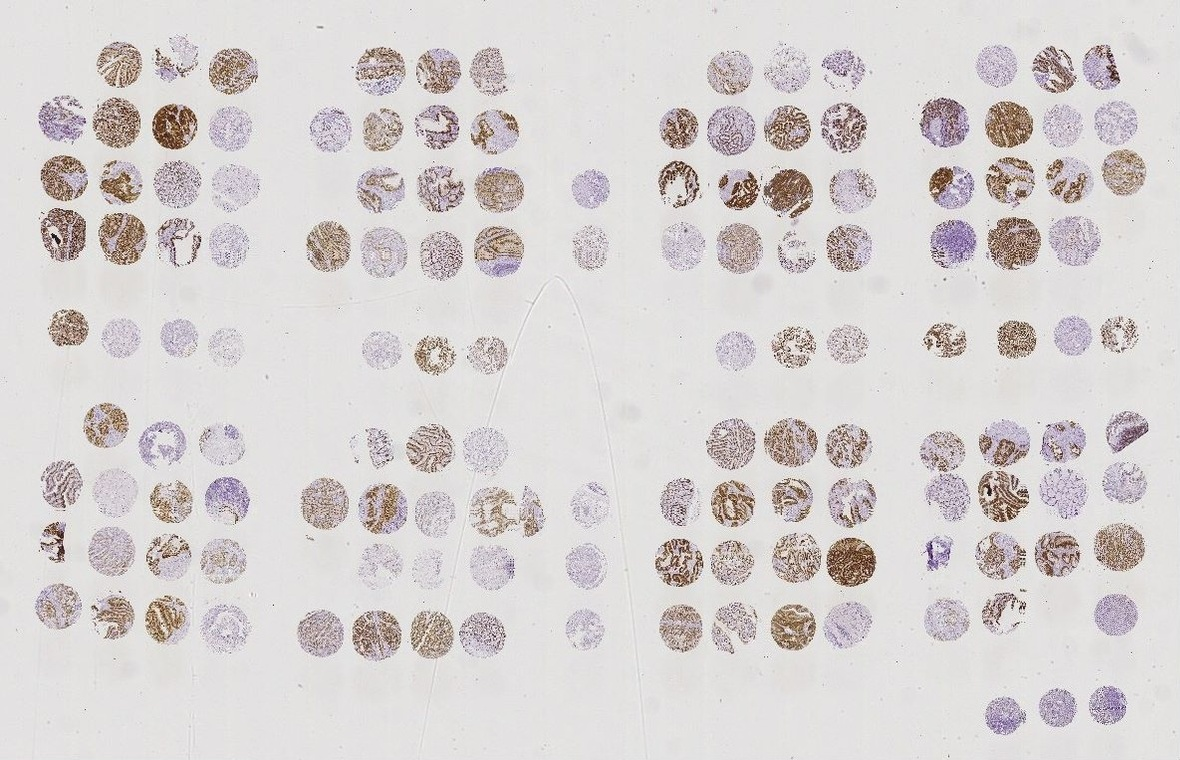
#> input picture img1.jpeg, 1180 x 760 px
$ python -i core_splitting_lib.py   (imports and definitions only)   (Python 2 division)
#> lines starting #> are read from the running program, lines starting #| are printed output that depends on the picture; after the words box and inside, x2 and y2 are one past the last pixel; in counts of white or black regions, pixels touching at a corner belong together
#> further down, picture is the input picture: shape (760, 1180, 3); mean B, G, R 210.1, 210.5, 215.2
# import the necessary packages
import numpy as np
import cv2
from scipy.ndimage import morphology, measurements
import StepMiner

DITHER_THRES = 200
MIN_INTENSITY = 0
MAX_INTENSITY = 255
NOISE_TORL_RATIO = 0.01 # noise torlerance ratio: maximum proportion of the pixels in the splitting line that are noise (noises that was failed to be dithered out)
NOISE_TORL = MAX_INTENSITY*NOISE_TORL_RATIO
MIN_TO_TPC = 0.5 # the minimum ratio of an obj to the "typical" in an objectList
MAX_TO_TPC = 1.5 # the maximum ratio of an obj to the "typical"

# [8 lines left out: function extract_cores, not called in this run]

def imfill(im_in):
    im_floodfill = im_in.copy()

    # Mask used to flood filling.
    # Notice the size needs to be 2 pixels than the image.
    h, w = im_in.shape[:2]
    mask = np.zeros((h+2, w+2), np.uint8)

    # Floodfill from point (0, 0)
    cv2.floodFill(im_floodfill, mask, (0,0), 255);

    # Invert floodfilled image
    im_floodfill_inv = cv2.bitwise_not(im_floodfill)

    # Combine the two images to get the foreground.
    im_out = im_in | im_floodfill_inv
    return im_out

def preprocess(img):
    # standardize color channels
    max0 = np.max(img[:,:,0])
#> max0 = 255
    max1 = np.max(img[:,:,1])
#> max1 = 255
    max2 = np.max(img[:,:,2])
#> max2 = 255
    min0 = np.min(img[:,:,0])
#> min0 = 0
    min1 = np.min(img[:,:,1])
#> min1 = 0
    min2 = np.min(img[:,:,2])
#> min2 = 7
    img[:,:,0] = np.uint8(255./(max0 - min0) * (img[:,:,0] - min0))
    img[:,:,1] = np.uint8(255./(max1 - min1) * (img[:,:,1] - min1))
    img[:,:,2] = np.uint8(255./(max2 - min2) * (img[:,:,2] - min2))

    # blur to remove noise
    blur = cv2.bilateralFilter(img,3,75,75)

    # convert to grayscale
    gray = cv2.cvtColor(blur, cv2.COLOR_BGR2GRAY)
    dither = cv2.adaptiveThreshold(gray,255,cv2.ADAPTIVE_THRESH_GAUSSIAN_C,\
            cv2.THRESH_BINARY,11,2)
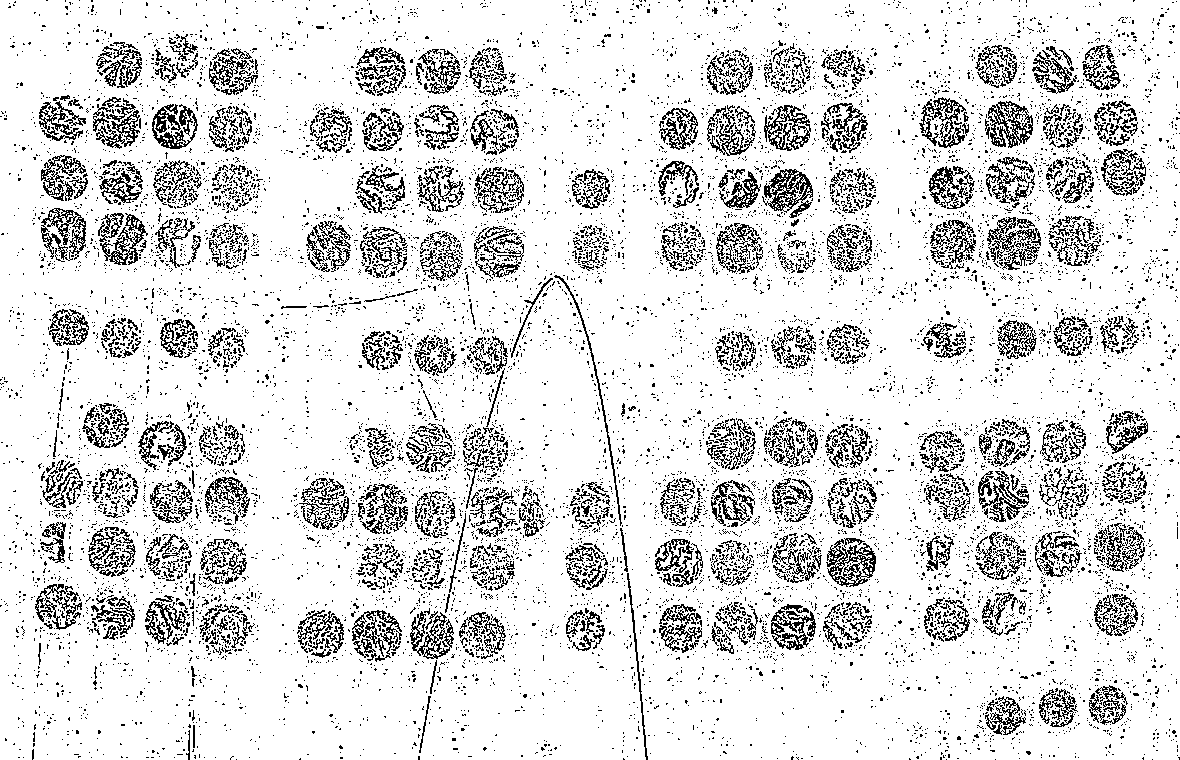
#> dither: shape (760, 1180); 86% white; black in thin lines or dots
    #dither = naive_dithering(gray)
    im_close = morphology.binary_closing(dither==0, np.ones((2,2)),iterations=2)
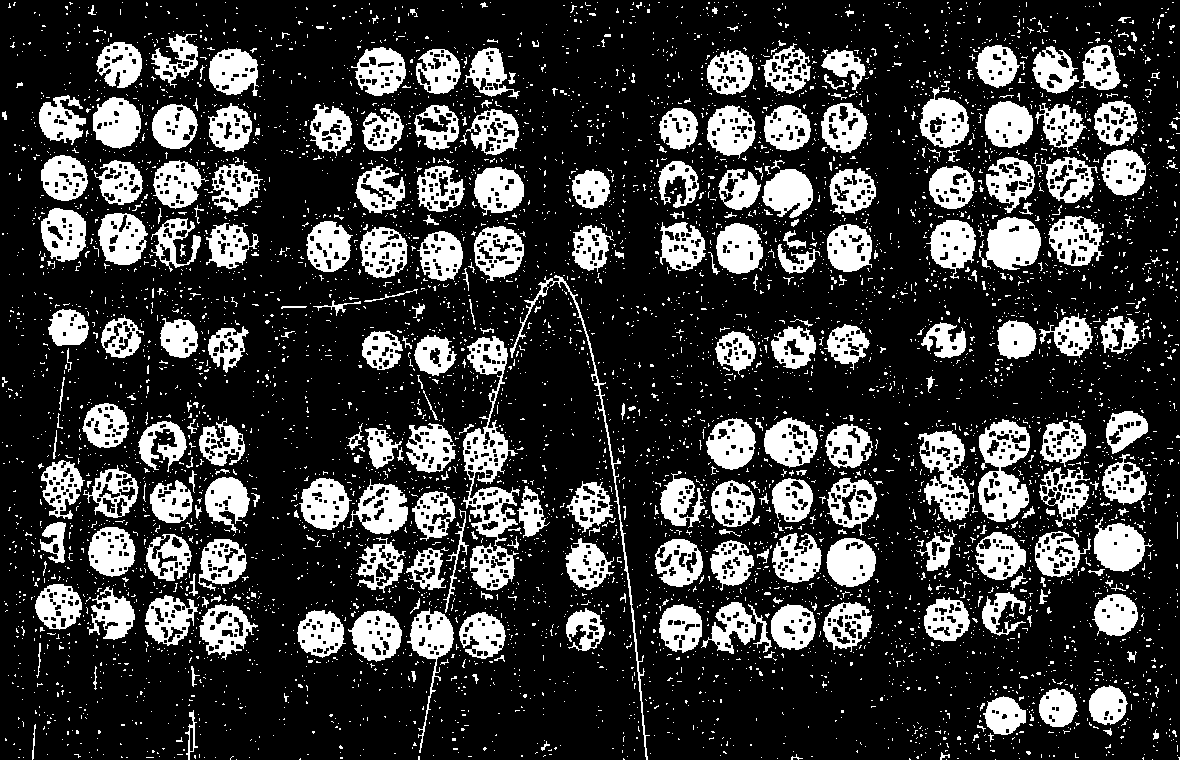
#> im_close: shape (760, 1180) bool; 23.3% white; 6056 white regions (5735 under 20 px), largest, box (x1, y1, x2, y2) and area: (463, 336, 520, 591) 5282, (978, 419, 1030, 522) 3131, (918, 430, 974, 522) 2439

    im_fill = imfill(np.uint8(im_close))
#> in imfill, `cv2.floodFill(im_floodfill, mask, (0,0), 255);`:
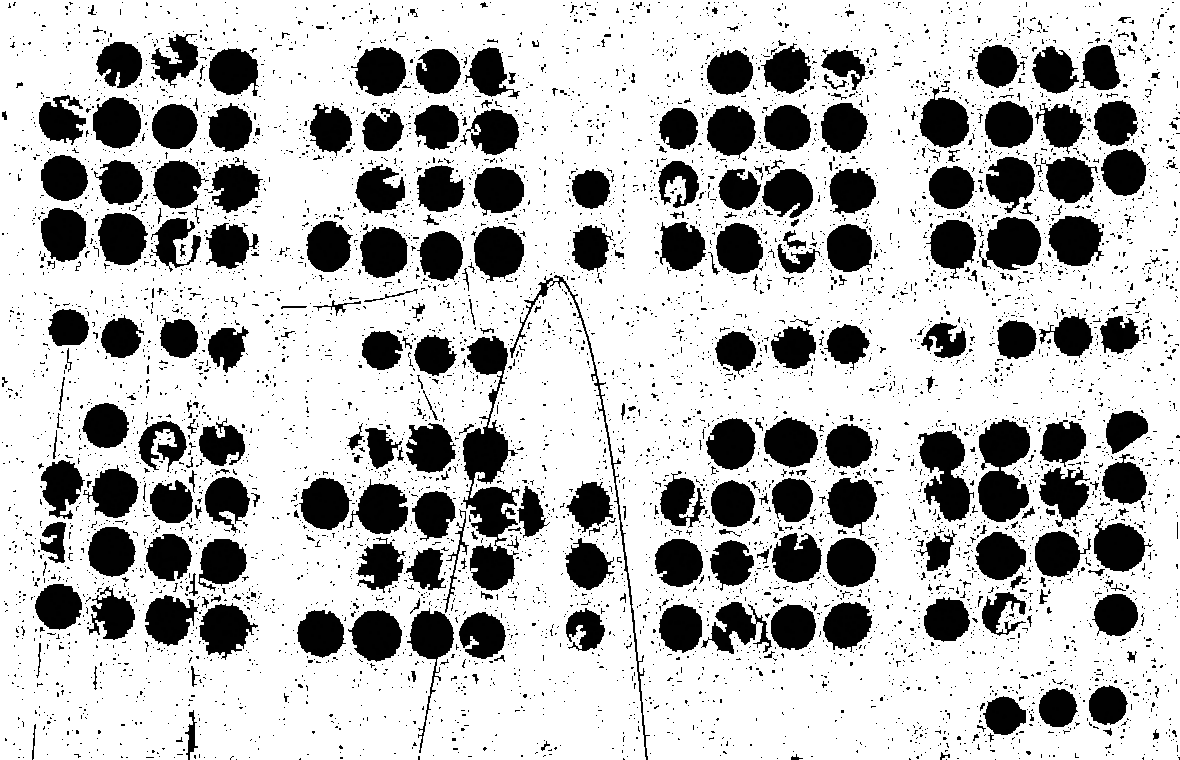
#> im_floodfill: shape (760, 1180); min 0, max 255, mean 186.4
#> in imfill, `im_floodfill_inv = cv2.bitwise_not(im_floodfill)`:
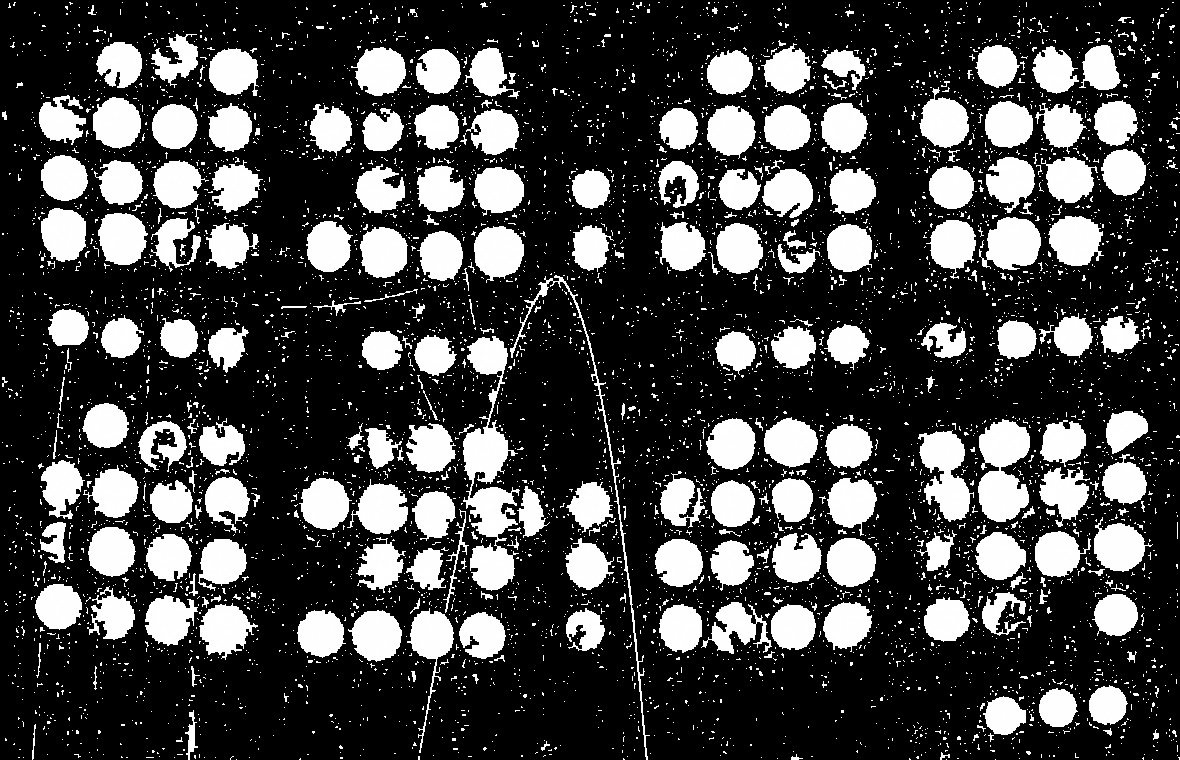
#> im_floodfill_inv: shape (760, 1180); min 0, max 255, mean 68.6
#> in imfill, `im_out = im_in | im_floodfill_inv`: im_out: shape (760, 1180); 27% white; 6052 white regions (5731 under 20 px), largest, box (x1, y1, x2, y2) and area: (463, 336, 520, 591) 6644, (978, 419, 1030, 522) 3802, (918, 430, 974, 522) 2954
    return im_fill

# [4 lines left out: function postprocess, not called in this run]

def step_miner_thres(data):
    fit_result = StepMiner.fitStepSimple(data)
    return fit_result[6]

# [232 lines left out: functions stepminer_dithering, naive_dithering, component_labeling, otsu_dithering, is_split_line_of, find_split_lines and 4 more, not called in this run]

def obj_area(obj):
    return abs((obj[3]-obj[2])*(obj[1]-obj[0]))

def obj_width(obj):
    return abs((obj[1]-obj[0]))

def obj_height(obj):
    return abs((obj[3]-obj[2]))

# [59 lines left out: functions remove_tiny_objs, get_giant_objs, split_giant_objs, not called in this run]

def is_overlapped(obj1,obj2):
    return ( (obj1[1]-obj2[0])*(obj2[1]-obj1[0]) >= 0 and
             (obj1[3]-obj2[2])*(obj2[3]-obj1[2]) >= 0 )

# [48 lines left out: functions merge_objList_N_giantSplitted, handle_giant, remove_outliers, classify_by_size, not called in this run]

def find_centers(objList):
    return [[(obj[1]+obj[0])/2,(obj[3]+obj[2])/2] for obj in objList]

# [251 lines left out: functions clusterInOneDim, group2rowNsort, group2colNsort, adjacent_exchange, column_alignment, infer_missing_idx and 6 more, not called in this run]

>>> import cv2
>>> picture = cv2.imread('img1.jpeg')
>>> result = preprocess(picture)

$ run again, on img2.jpeg
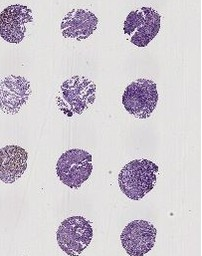
#> input picture img2.jpeg, 202 x 256 px
#> picture is the input picture: shape (256, 202, 3); mean B, G, R 208.8, 200.8, 207
#> max0 = 255
#> min0 = 18
#> min1 = 0
#> min2 = 7
#> in preprocess, `dither = cv2.adaptiveThreshold(gray,255,cv2.ADAPTIVE_THRESH_GAUSSIAN_C..`:
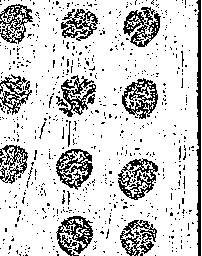
#> dither: shape (256, 202); 81.7% white; black in thin lines or dots
#> im_close: shape (256, 202) bool; 26.9% white; 423 white regions (392 under 20 px), largest, box (x1, y1, x2, y2) and area: (118, 158, 158, 200) 1157, (122, 78, 158, 119) 1071, (56, 149, 93, 190) 1068
#> in imfill, `im_out = im_in | im_floodfill_inv`:
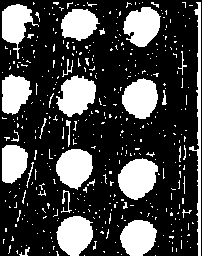
#> im_out: shape (256, 202); 27.5% white; 423 white regions (392 under 20 px), largest, box (x1, y1, x2, y2) and area: (118, 158, 158, 200) 1202, (56, 75, 96, 117) 1113, (56, 216, 93, 256) 1099

$ run again, on img4.jpeg
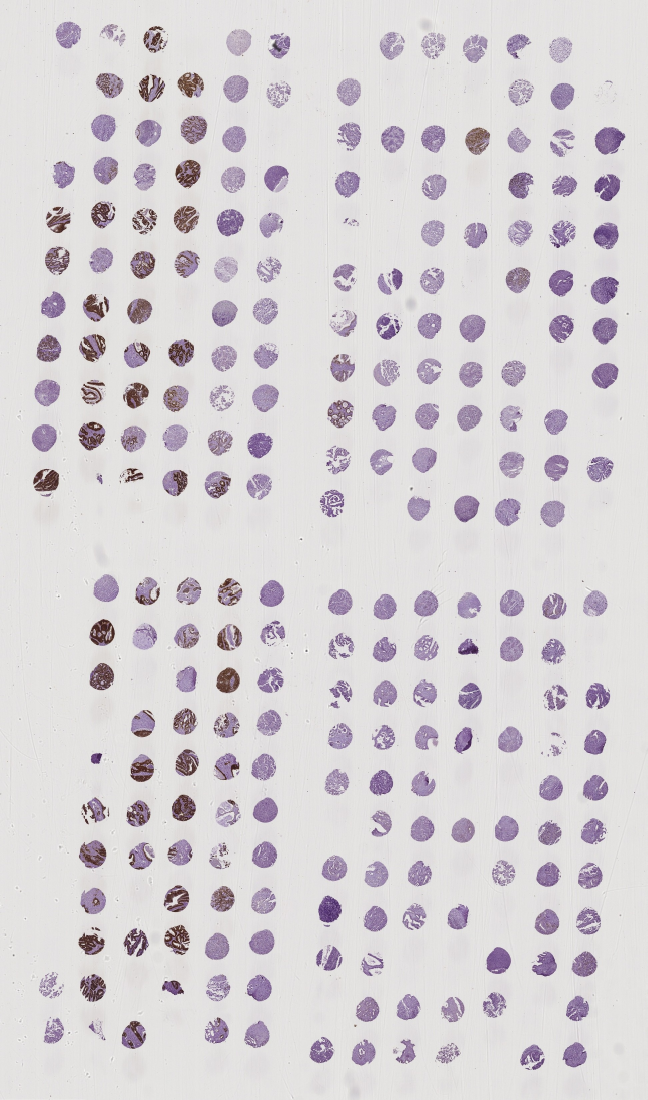
#> input picture img4.jpeg, 1942 x 3300 px (shown at 1/3 size)
#> picture is the input picture: shape (3300, 1942, 3); mean B, G, R 213.6, 210.2, 214.7
#> max0 = 255
#> min0 = 1
#> min1 = 0
#> min2 = 14
#> in preprocess, `dither = cv2.adaptiveThreshold(gray,255,cv2.ADAPTIVE_THRESH_GAUSSIAN_C..`:
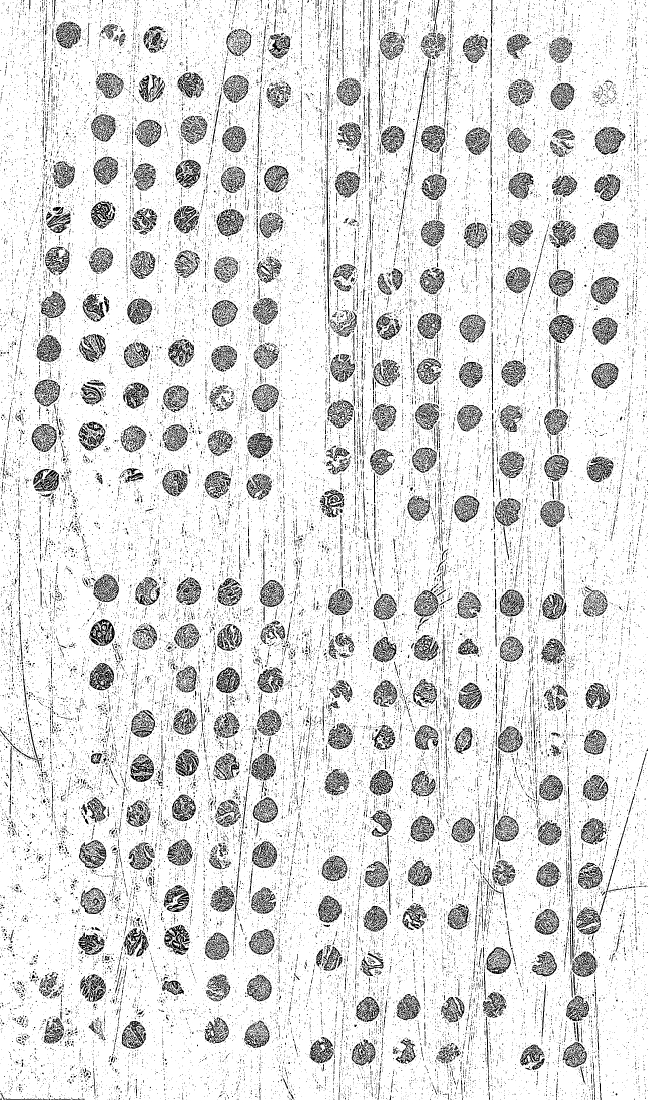
#> dither: shape (3300, 1942) (shown at 1/3 size); 87.2% white; black in thin lines or dots
#> im_close: shape (3300, 1942) bool; 17.8% white; 42659 white regions (39603 under 20 px), largest, box (x1, y1, x2, y2) and area: (1784, 380, 1876, 464) 5036, (1728, 2376, 1906, 2804) 4900, (1772, 829, 1858, 913) 4676
#> in imfill, `im_floodfill_inv = cv2.bitwise_not(im_floodfill)`:
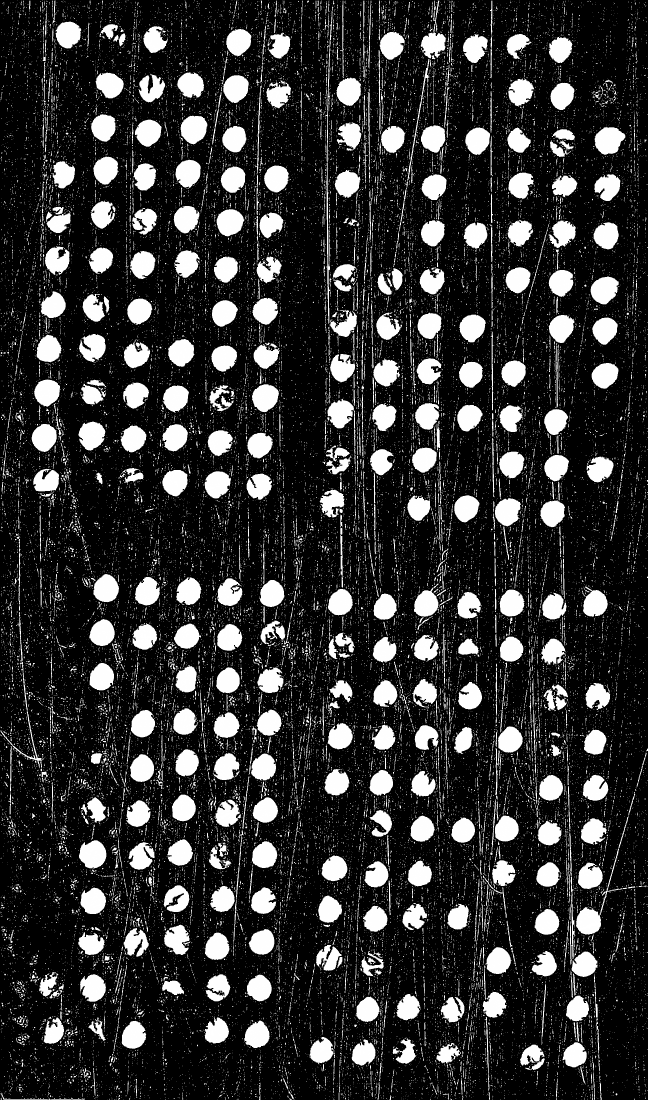
#> im_floodfill_inv: shape (3300, 1942) (shown at 1/3 size); min 0, max 255, mean 50.8
#> im_out: shape (3300, 1942); 20% white; 42624 white regions (39569 under 20 px), largest, box (x1, y1, x2, y2) and area: (1728, 2376, 1906, 2804) 6022, (1784, 380, 1876, 464) 5484, (237, 2520, 319, 2606) 5227
